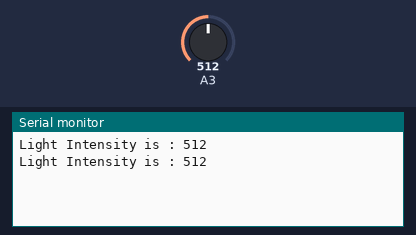
Recording of a sketch running on a simulated Arduino Uno, built with avr-gcc and run on an emulated ATmega328P. Parts: the last lines printed to the serial monitor. Inputs (shaded band) come from the test bench; at power-on: A3 = 512.

Above: at 1.8 s.
1.9 s: A3 set to 716
At 2.8 s:
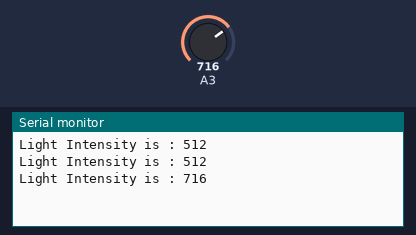
3.4 s: A3 set to 900
At 4.8 s:
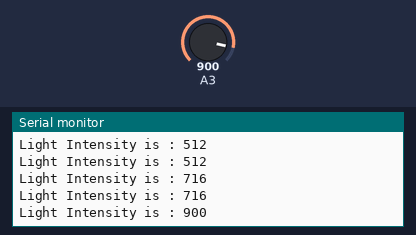
Timing chart, 0 to 6.4 s (numbered marks = the images above; inputs shaded):
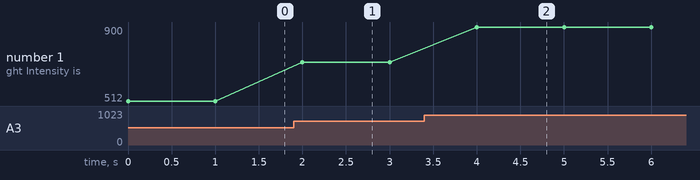

The sketch:

InduinoX_Simple_LDR.pde
```cpp
int val = 0; // A Variable to Store the Light Value from the LDR

void setup()
{
  Serial.begin(9600);// Start a Serial Connection
}

void loop()
{
  val = analogRead(3);// Reads a 10-bit value corresponding to the voltage applied on analog input pin 3.
  Serial.print("Light Intensity is : ");// Prints the given string / value to the serial monitor
  Serial.println(val);// prints the value of the variable val to the serial monitor and moves the cursor to the next line (the ln part of println does this)
  delay(1000);
}
```

Measured:
- after the input at 1.9 s, the serial monitor: prints a new line after 0.10 s (image 1)
- after the input at 3.4 s, the serial monitor: prints a new line after 0.60 s (image 2)
- plotted number 1: 512 → 716 after the input at 1.9 s, 716 → 900 after the input at 3.4 s
